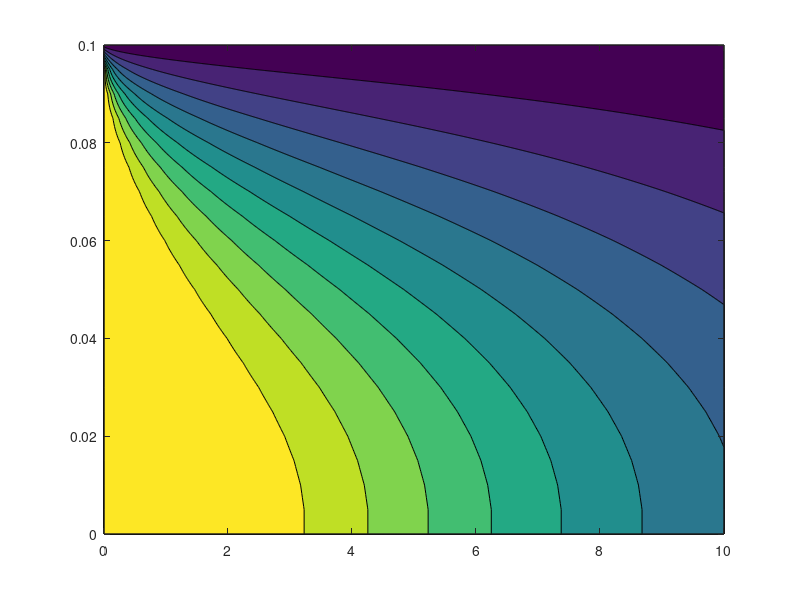

MATLAB code for this plot:
clear
close all
clc

ro=1;
cp=4200;
xl=10; %xlast in meter
x0=0; %x0 in meter
rl=0.1; %rlast in meter
r0=0; %r0 in meter
dx=0.01; %x step
dr=0.005; %y step
u=10; %u in m/s
k=10; %(W/m k)
lambda=k*dx/ro/u/cp/dr; %lambda
lx=(xl-x0)/dx+1; %length(x) with discretization
lr=(rl-r0)/dr+1; %length(r) with discretization
r=r0:dr:rl; %creating r vector
x=x0:dx:xl; %creating x vector
t=zeros(lx,lr); %prealocating
%boundry conditions
t(1,:)=800+273;
t(:,end)=20+273;
for i=1:lx-1
    ii=0;%equation counter
    A=zeros(lr);B=zeros(lr,1);
    for k=2:lr-1
        ii=ii+1;
        A(ii,k+1)=-lambda*(1/r(k)+1/dr);
        A(ii,k-1)=-lambda*(1/dr);
        A(ii,k)=lambda*(1/r(k)+2/dr)+1;
        
        t(i,1)=t(i,2);
        t(1,:)=800+273;
        t(:,end)=20+273;
        
        B(ii)=t(i,k);
    end
    %--symmetry condition
    ii=ii+1;
    A(ii,1)=1;
    B(ii)=t(i,2);
    %--
    ii=ii+1;
    A(ii,end)=1;
    B(ii)=t(i,end);
    t(i+1,:)=A\B;
end

contourf(x,r,t')